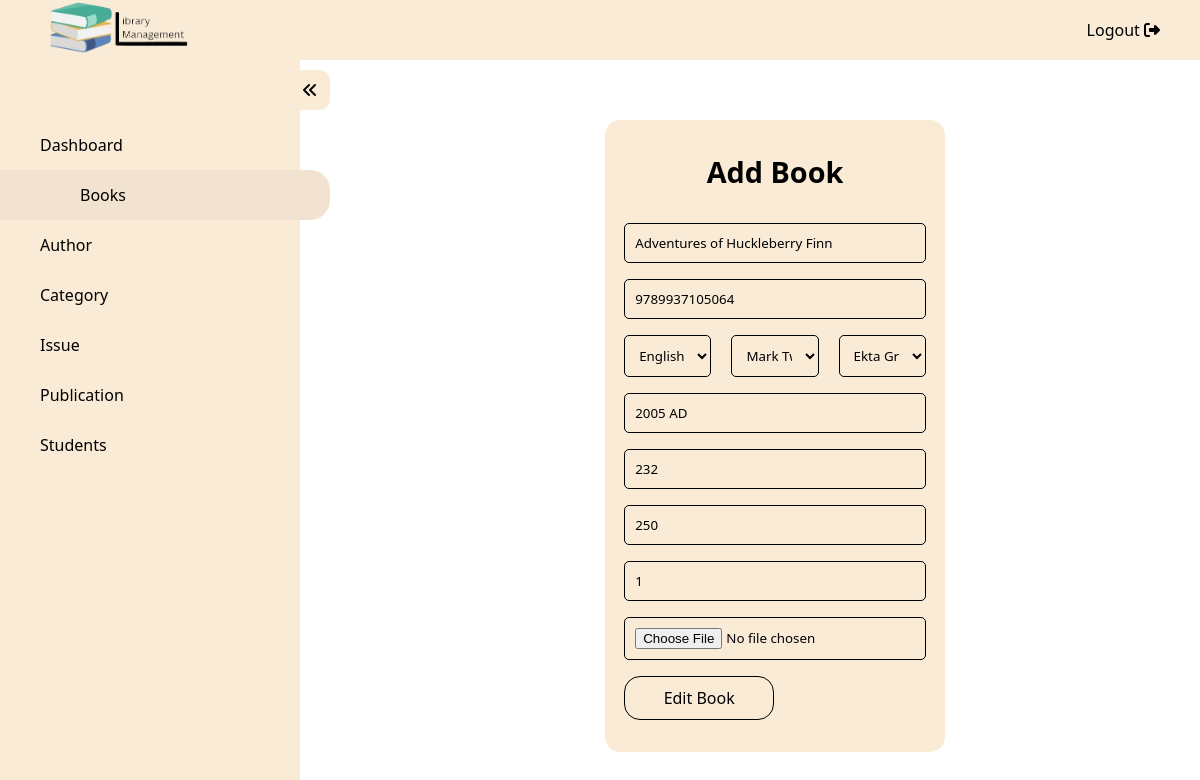
The app's page /admin/editBook.php?id=20 (signed in) with its own data.
### tables this page shows
CREATE TABLE `Book_Details` (
  `BOOK_ID` int NOT NULL,
  `BOOK_Name` varchar(255) NOT NULL,
  `BOOK_ISBN` varchar(255) NOT NULL,
  `AUT_ID` int NOT NULL,
  `CAT_ID` int NOT NULL,
  `PUB_ID` int NOT NULL,
  `BOOK_Pub_Date` varchar(50) NOT NULL,
  `BOOK_Stock` int NOT NULL,
  `BOOK_Price` int NOT NULL,
  `BOOK_Page` int NOT NULL,
  `BOOK_Image` varchar(255) NOT NULL,
  `BOOK_Add_Date` timestamp NOT NULL DEFAULT CURRENT_TIMESTAMP
);

### admin/editBook.php (the view, shortened to what this page needs)
<?php
if (isset($_GET)) {
    $id = $_GET["id"];
} else {
    header("Location: ./books.php");
}
require("../config/db_connect.php");
?>
<!DOCTYPE html>
<html lang="en">
<head>
    <link rel="stylesheet" href="https://cdnjs.cloudflare.com/ajax/libs/font-awesome/6.2.1/css/all.min.css" />
    <link rel="stylesheet" href="../assets/css/index.css" />
    <link rel="stylesheet" href="../assets/css/addCatPubAut.css">
</head>
<body>
    <nav id="topbar">
        <div class="logo"><a href="../index.php"><img src="../assets/image/logo.png" /></a></div>
        <ul>
            <li><a href="../functions/logout.php">Logout <i class="fa-solid fa-right-from-bracket"></i></a> </li>
        </ul>
    </nav>
    <div class="wrapper">
        <nav id="sidebar" class="activeSidebar">
            <div class="iconParent">
                <i class="fa-solid fa-angles-left icon"></i>
            </div>
            <ul>
                <a href="./dashboard.php">
                    <li>Dashboard</li>
                </a>
                <a href="./books.php">
                    <li class="active">Books</li>
                </a>
                <a href="./author.php">
                    <li>Author</li>
                </a>
                <a href="./category.php">
                    <li>Category</li>
                </a>
                <a href="./issue.php">
                    <li>Issue</li>
                </a>
                <a href="./publication.php">
                    <li>Publication</li>
                </a>
                <a href="./student_details.php">
                    <li>Students</li>
                </a>
            </ul>
        </nav>
        <div class="content">
            <form action="../functions/editBook.php" method="POST" enctype="multipart/form-data">
                <?php
                $res = mysqli_query($conn, "SELECT * FROM Book_Details JOIN Author_Details ON Book_Details.AUT_ID = Author_Details.AUT_ID JOIN Category_Details ON Book_Details.CAT_ID = Category_Details.CAT_ID JOIN Publication_Details ON Book_Details.PUB_ID = Publication_Details.PUB_ID WHERE BOOK_ID = $id");
                if (mysqli_num_rows($res) == 0) {
                    echo "<p>No records Found.</p>";
                } else {
                    while ($row = mysqli_fetch_array($res)) {
                ?>
                        <h2>Add Book</h2>
                        <input type="text" name="name" placeholder="Book Name" required <?php echo "value='" . $row['BOOK_Name'] . "'"; ?>>
                        <input type="text" name="isbn" placeholder="ISBN Number" required <?php echo "value='" . $row['BOOK_ISBN'] . "'"; ?>>
                        <div class="select">
                            <select name="category" id="">
                                <?php
                                $catSql = "SELECT * FROM `Category_Details` ORDER BY CAT_Name ASC";
                                $categories = mysqli_query($conn, $catSql);
                                while ($cat = mysqli_fetch_array($categories)) {
                                    if ($row["CAT_Name"] == $cat['CAT_Name']) {
                                        echo "<option selected value='" . $cat['CAT_ID'] . "'>" . $cat['CAT_Name'] . "</option>";
                                    } else {
                                        echo "<option value='" . $cat['CAT_ID'] . "'>" . $cat['CAT_Name'] . "</option>";
                                    }
                                }
                                ?>
                            </select>
                            <select name="author" id="">
                                <?php
                                $autSql = "SELECT * FROM `Author_Details` ORDER BY AUT_Name ASC";
                                $authors = mysqli_query($conn, $autSql);
                                while ($aut = mysqli_fetch_array($authors)) {
                                    if ($row['AUT_Name'] == $aut['AUT_Name']) {
                                        echo "<option selected value='" . $aut['AUT_ID'] . "'>" . $aut['AUT_Name'] . "</option>";
                                    } else {
                                        echo "<option value='" . $aut['AUT_ID'] . "'>" . $aut['AUT_Name'] . "</option>";
                                    }
                                }
                                ?>
                            </select>
                            <select name="publication" id="">
                                <?php
                                $pubSql = "SELECT * FROM `Publication_Details` ORDER BY PUB_Name ASC";
                                $publications = mysqli_query($conn, $pubSql);
                                while ($pub = mysqli_fetch_array($publications)) {
                                    if ($row['PUB_Name'] == $pub['PUB_Name']) {
                                        echo "<option selected value='" . $pub['PUB_ID'] . "'>" . $pub['PUB_Name'] . "</option>";
                                    } else {
                                        echo "<option value='" . $pub['PUB_ID'] . "'>" . $pub['PUB_Name'] . "</option>";
                                    }
                                }
                                ?>
                            </select>
                        </div>
                        <input type="text" name="publishDate" placeholder="Published Date" required <?php echo "value='" . $row['BOOK_Pub_Date'] . "'"; ?>>
                        <input type="number" name="page" id="" placeholder="No. of Page" required <?php echo "value='" . $row['BOOK_Page'] . "'"; ?>>
                        <input type="number" name="costPrice" placeholder="Cost Price" required <?php echo "value='" . $row['BOOK_Price'] . "'"; ?>>
                        <input type="number" name="stock" placeholder="No. of Books" required <?php echo "value='" . $row['BOOK_Stock'] . "'"; ?>>
                        <input type="file" name="bookImage2">
                        <input type="submit" value="Edit Book">
                <?php
                    }
                }
                ?>
            </form>
        </div>
    </div>
</body>
</html>

### assets/css/index.css (style rules this page uses)
* { margin: 0; padding: 0; box-sizing: border-box; font-family: "Segoe UI", Tahoma, Geneva, Verdana, sans-serif; }
a { text-decoration: none; color: black; }
#topbar { height: 60px; width: 100vw; background-color: antiquewhite; display: flex; justify-content: space-between; align-items: center; padding: 0 40px; position: fixed; z-index: 100; inset: 0; }
#topbar .logo img { height: 60px; }
#topbar ul { list-style: none; display: flex; gap: 20px; }
#topbar ul li { cursor: pointer; }
#sidebar { height: calc(100vh - 60px); min-width: 300px !important; background-color: antiquewhite; position: relative; width: 300px; transform: translateX(-100%); transition: transform 0.5s ease; position: fixed; z-index: 100; top: 60px; }
#sidebar .iconParent { height: 40px; width: 40px; background-color: antiquewhite; position: absolute; top: 10px; right: -30px; border-top-right-radius: 10px; border-bottom-right-radius: 10px; line-height: 40px; text-align: center; cursor: pointer; z-index: 100; }
.activeSidebar { transform: translateX(0) !important; }
#sidebar ul { height: 100%; width: 100%; display: flex; flex-direction: column; align-items: center; list-style: none; padding: 60px 0; }
#sidebar ul a { width: 100%; }
#sidebar ul a li { height: 50px; width: 100%; line-height: 50px; padding-left: 40px; cursor: pointer; }
#sidebar ul .active, #sidebar ul li:hover { width: 110%; border-top-right-radius: 20px; border-bottom-right-radius: 20px; background-color: rgb(241, 227, 208); padding-left: 80px; transition: all 0.2s ease; }
.content { margin-top: 60px; margin-left: 350px; transition: margin-left 0.5s; padding-top: 20px; }

### assets/css/addCatPubAut.css (style rules this page uses)
.content { display: flex; justify-content: center; margin-top: 100px; }
.content form { width: 40%; display: flex; flex-direction: column; padding: 2rem 1.2rem; background-color: antiquewhite; gap: 1rem; border-radius: 15px; }
.content form > input, .content form > select, .content form .select select { padding: 10px; border: 1px solid black; border-radius: 5px; outline: none; background-color: transparent; }
.content form > h2 { text-align: center; margin-bottom: 1rem; font-size: 1.8rem; }
.content form > input[type="submit"] { border-radius: 1rem; width: 150px; font-size: 1rem; cursor: pointer; background-color: transparent; transition: 0.2s ease; }
.select { display: flex; width: 100%; gap: 20px; }
.select > select { width: calc(100% / 3); }

### records on screen
book_details: name "Adventures of Huckleberry Finn", isbn "9789937105064", publishDate "2005 AD", page "232", costPrice "250", stock "1"

### other values on screen
form field category "English Novel"
form field author "Mark Twain"
form field publication "Ekta Graded Readers"
